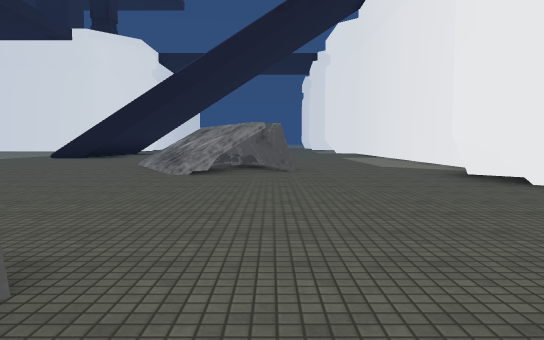
view 1 (above)

24 first-person views from a walk through a Unity game level. The camera is 1.4 m above the floor, tilts 4° down and sees 70° across. The floor is counted in squares, 2.43 m on a side. Each view is taken from the middle of a square. On the plan, view 1 faces up. The plan holds only what a view shows up to about 10 squares ahead; the rest is blank. The place goes on beyond the plan. The player character is not drawn. Some surface patterns are stand-ins.

view 2
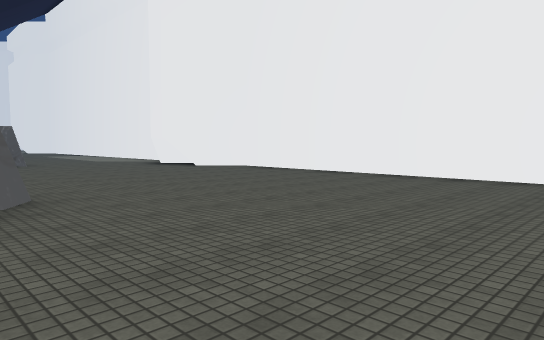

view 3
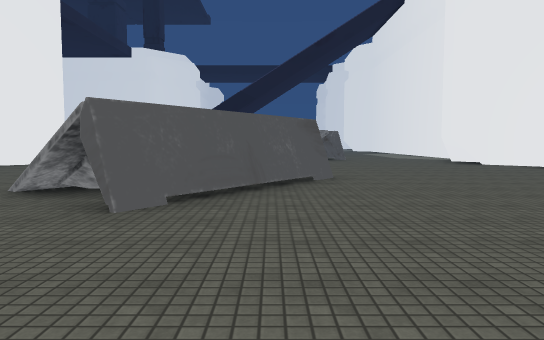

view 4
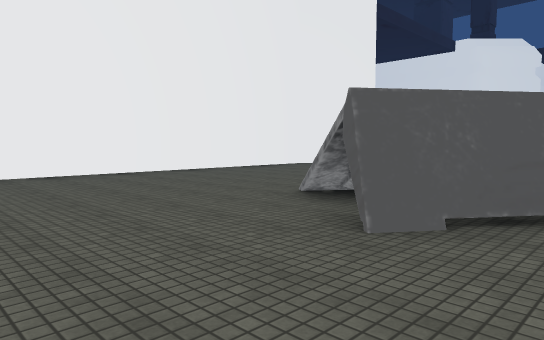

view 5
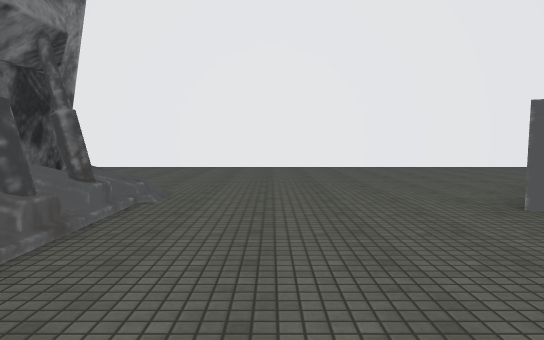

view 6
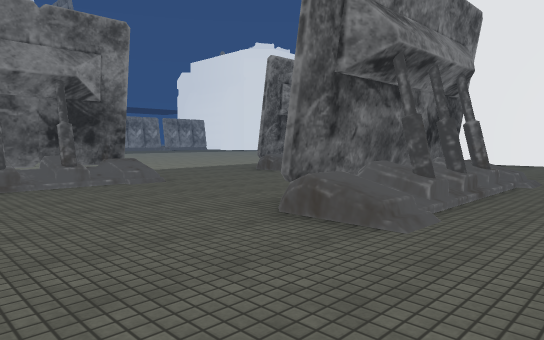

view 7
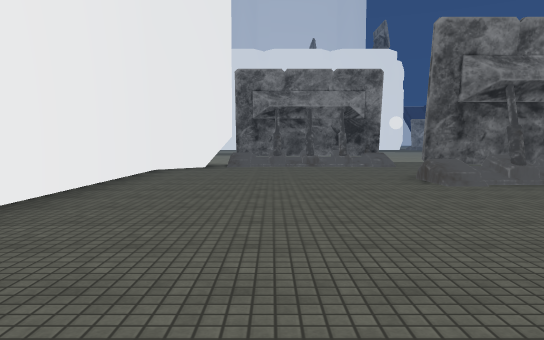

view 8
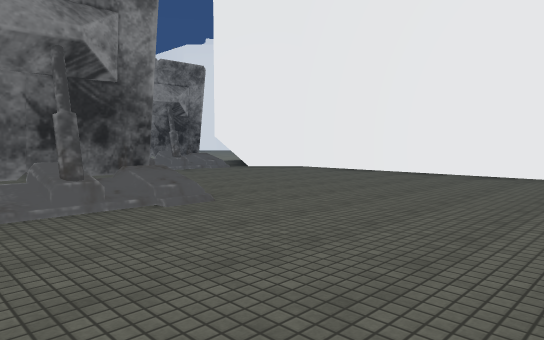

view 9
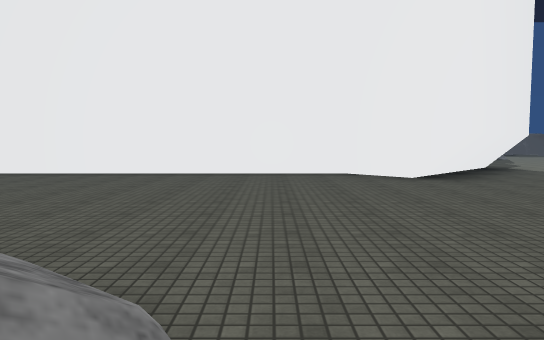

view 10
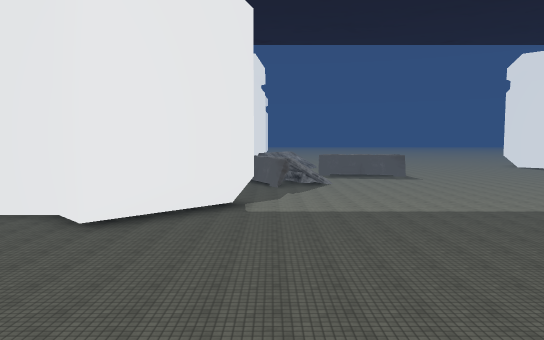

view 11
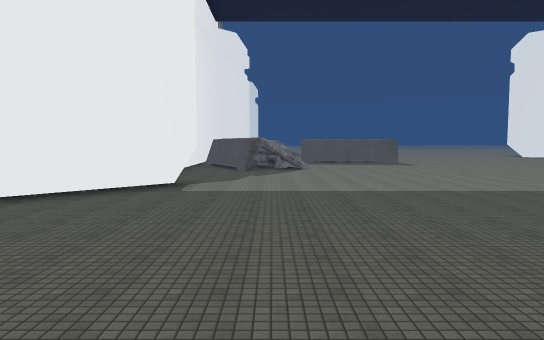

view 12
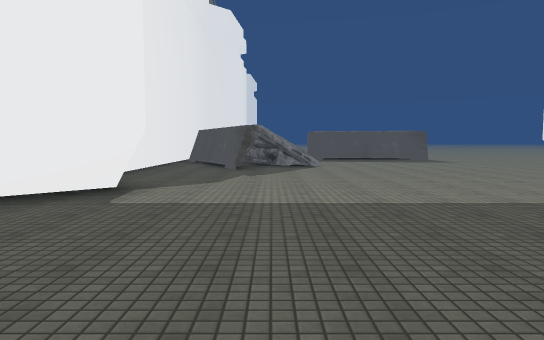

view 13
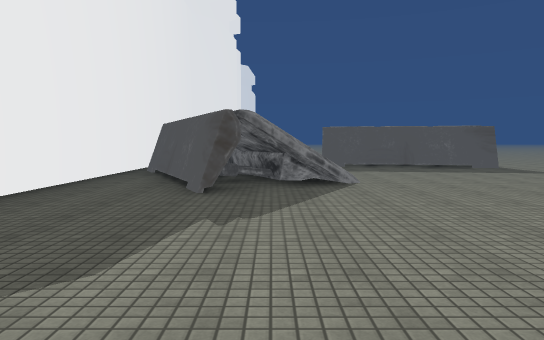

view 14
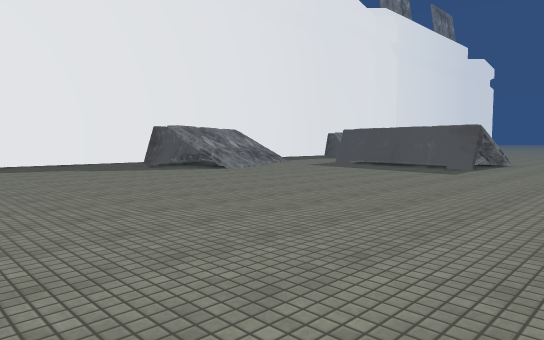

view 15
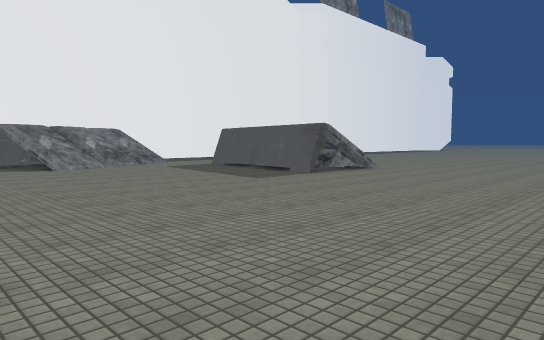

view 16
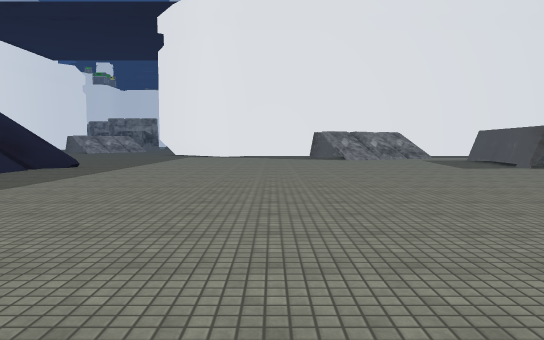

view 17
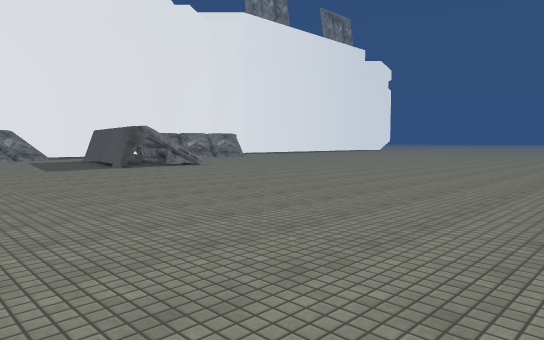

view 18
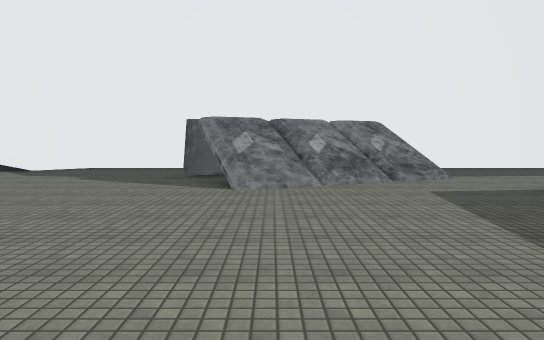

view 19
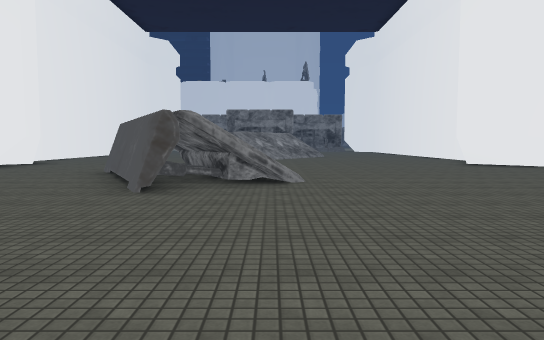

view 20
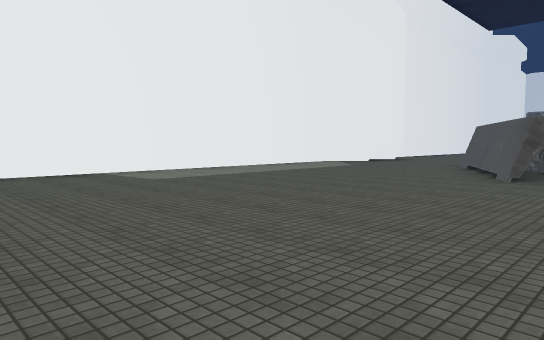

view 21
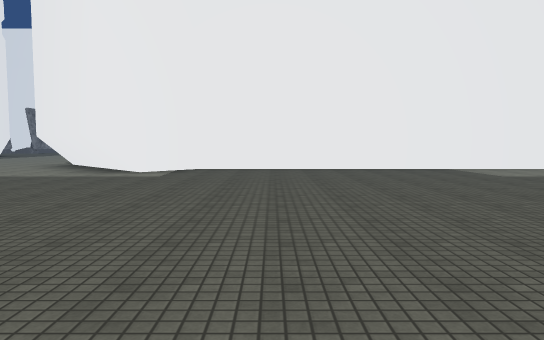

view 22
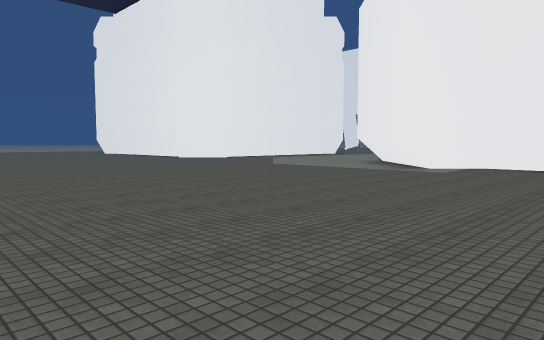

view 23
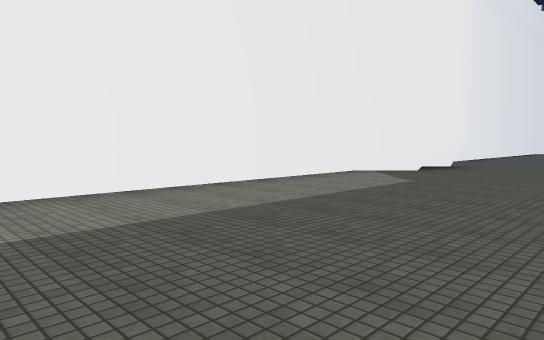

view 24
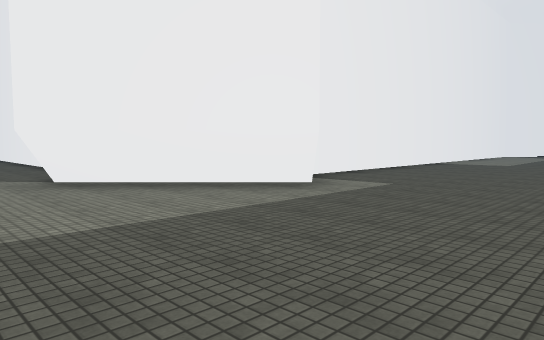

### Floor plan
Key: @ floor where view 1 was taken; # wall or solid block; x gap in a wall; . main floor; : floor 0.25 m higher than the main floor; + floor 0.5 m higher than the main floor; / step, stairs or slope; = window, fence, low wall or low ledge.
Columns run from 22 left of view 1 to 5 right of it. Each row starts with its distance up from view 1.
 26                   ........
 25                   ..........
 24     .... .        .........#
 23 ...........       ........##
 22 ............      ........##
 21 ............     .........##
 20 .............    ..........#
 19 ..............   ..........#
 18 ..............   ..........#
 17 ............../    ........#
 16 ..............//   ........#
 15 .//#..........=x  .........#
 14   /#...........  ..........#
 13   //.......................#
 12   =........................#
 11   ..../.............##.....#
 10   .////#...........//#.....#
  9  ..///=#...........///#....#
  8 ....##.....##.......//#....#
  7 ##############......//....##
  6              ##...........#
  5             ##............##
  4             #..............#
  3             #..............#
  2             #...... #......#
  1             #.....+ #......#
  0             #....: ##.@....#
 -1             #.....##.......#
 -2             #..............#
 -3             #..............#
 -4             #..............#
 -5             #..............#
 -6             #.....####.....#
 -7             #.....  .......#
 -8             #....   .......#
 -9             ##............##
-10              ######...#####
-11                   ...
-12                   ...

Positions as (right, up) in squares from view 1, and headings:
1: (0, 0), facing up
2: (-2, -3), facing up-right
3: (-2, -5), facing up
4: (-2, -4), facing up-left
5: (0, -4), facing left
6: (2, -4), facing down-left
7: (2, 0), facing down
8: (-2, -2), facing down-left
9: (-2, 3), facing left
10: (-1, 9), facing left
11: (-3, 10), facing left
12: (-6, 10), facing left
13: (-10, 10), facing left
14: (-10, 18), facing down-left
15: (-13, 20), facing down-left
16: (-13, 24), facing down
17: (-15, 24), facing down-left
18: (-16, 16), facing down
19: (-3, 16), facing down
20: (-3, 18), facing down-right
21: (-4, 19), facing right
22: (-5, 18), facing up-right
23: (0, 15), facing down-right
24: (0, 26), facing down-right
